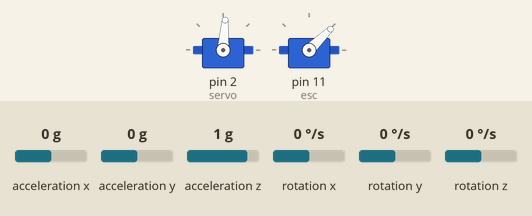
Recording of a sketch running on a simulated Arduino Uno, built with avr-gcc and run on an emulated ATmega328P. On the bench: 2 × servo. Wiring (inferred from the names in the program): MPU-6050 motion sensor at I2C address 0x68. Inputs (shaded band) come from the test bench; at power-on: acceleration x 0 g, acceleration y 0 g, acceleration z 1 g, rotation x 0 °/s, rotation y 0 °/s, rotation z 0 °/s. What the sketch prints to the serial monitor is not drawn.

Above: at 0.1 s.
At 4.6 s:
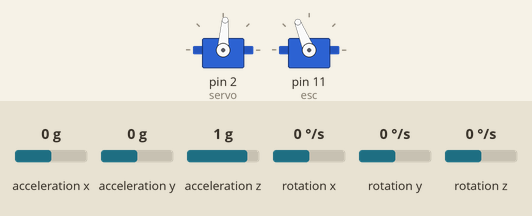
At 14.7 s:
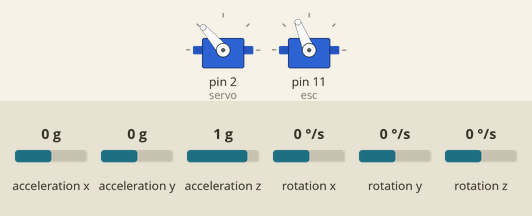
Timing chart, 0 to 16.2 s (numbered marks = the images above):
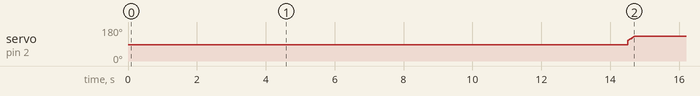

Measured:
- by itself, servo on pin 2 (servo): moves from 86° to 131° over 0.18 s

The sketch:

arduino_imu_firmware.ino
```cpp
#include <Arduino.h>
#include "imu.h"
#include <math.h>
#include <Servo.h>


Servo servo;
Servo esc;

float controle =0;
float controle_servo = 0;
float controle_anterior=0;

float theta = 0;

double rho = 0;
double drho = 0;
double dtheta = 0;

double obs_rho = 0;
double obs_theta = 0;
double obs_drho = 0;

extern double gx;


long start;

void setup()
{
  Serial.begin(115200);

  setup_imu();

  //  Serial.write("Calibrating...");
  //pinMode(13, OUTPUT);
  //digitalWrite(13, HIGH);
  //calibrate();
  //digitalWrite(13, LOW);


  // Center servo
  servo.attach(2, 550, 2550);
  servo.writeMicroseconds(1500);

  //start Esc
  esc.attach(11);
  esc.writeMicroseconds(1000);
  delay(4500); //wait for boot sequence
  esc.writeMicroseconds(1700); //spin up
  start = millis();
}


float mapfloat(float x, float in_min, float in_max, float out_min, float out_max)
{
  return (x - in_min) * (out_max - out_min) / (in_max - in_min) + out_min;
}


void atuacao()
{

  controle_servo = mapfloat(theta, -90, 90, 2000, 1000);
  controle_servo = min(max(controle_servo,800),2200);

  servo.writeMicroseconds(controle_servo);

}


void observador()
{
   double y = rho + drho;

   double dobs_rho =     1.5892*y    -0.0024 * controle   -2.1620 * obs_rho;
   double dobs_drho = - -0.5518*y  +  0.0100 * controle +  2.1037 * obs_drho;
   double dobs_theta =  16.9083*y    -0.4799 * controle  -31.5217 * obs_theta;

   obs_theta+= dobs_theta/SAMPLING_FREQ;
   obs_rho+= dobs_rho/SAMPLING_FREQ;
   obs_drho+= dobs_drho/SAMPLING_FREQ;
}


void controla()
{
  float rho1 = rho;
  rho = gx+5;
  drho = (rho - rho1)*SAMPLING_FREQ;
  dtheta = (theta+ (theta+controle))/(2*SAMPLING_FREQ);
  theta +=  dtheta;
  theta = min(90,max(-90,theta));


  controle = -34 * rho - 18 * drho + 3.1 * theta ;
  //ontrole = -44 * rho - 24 * drho + 3.7 * theta ;
  //controle = -8.9 * obs_rho - 7.7 * obs_drho + 0.78 * obs_theta ;


}


void loop(){
  imu();
  Serial.print(theta);
  Serial.print(",");
  Serial.println(obs_theta);
  //Serial.print(",");
  //Serial.print(drho);
  //Serial.print(",");
  //Serial.println(controle);

  if (millis()-start > 10000)
  {
    controla();
    observador();
    atuacao();
  }
}
```

imu.cpp
```cpp
#include "imu.h"

// global angle, gyro derived
double gSensitivity = 65.5; // for 500 deg/s, check data sheet
double gx = 0, gy = 0, gz = 0;
double gyrX = 0, gyrY = 0, gyrZ = 0;
int16_t accX = 0, accY = 0, accZ = 0;
double gyrXoffs = -97.00, gyrYoffs = 63.00, gyrZoffs = -18.00;

void setup_imu()
{
  // Initialize the 'Wire' class for the I2C-bus.
  Wire.begin();

  // PWR_MGMT_1:
  // wake up
  i2c_write_reg (MPU6050_I2C_ADDRESS, 0x6b, 0x00);

  // CONFIG:
  // Low pass filter samples, 1khz sample rate
  i2c_write_reg (MPU6050_I2C_ADDRESS, 0x1a, 0x01);

  // GYRO_CONFIG:
  // 500 deg/s, FS_SEL=1
  // This means 65.5 LSBs/deg/s
  i2c_write_reg(MPU6050_I2C_ADDRESS, 0x1b, 0x08);

  // CONFIG:
  // set sample rate
  // sample rate SAMPLING_FREQ = Gyro sample rate / (sample_div + 1)
  // 1kHz / (div + 1) = SAMPLING_FREQ
  // reg_value = 1khz/SAMPLING_FREQ - 1
  uint8_t sample_div = 1000 / SAMPLING_FREQ - 1;
  i2c_write_reg (MPU6050_I2C_ADDRESS, 0x19, sample_div);


}

void imu()
{
  int error;
  double dT;
  double ax, ay, az;
  unsigned long start_time, end_time;

  start_time = millis();

  read_sensor_data();

  // angles based on accelerometer
  ay = atan2(accX, sqrt( pow(accY, 2) + pow(accZ, 2))) * 180 / M_PI;
  ax = atan2(accY, sqrt( pow(accX, 2) + pow(accZ, 2))) * 180 / M_PI;

  // angles based on gyro (deg/s)
  gx = gx + gyrX / SAMPLING_FREQ;
  gy = gy - gyrY / SAMPLING_FREQ;
  gz = gz + gyrZ / SAMPLING_FREQ;

  // complementary filter
  // tau = DT*(A)/(1-A)
  // = 0.48sec
  gx = gx * 0.96 + ax * 0.04;
  gy = gy * 0.96 + ay * 0.04;

  // check if there is some kind of request
  // from the other side...


  end_time = millis();

  // remaining time to complete sample time
  delay(((1/SAMPLING_FREQ) * 1000) - (end_time - start_time));
  //Serial.println(end_time - start_time);
}


void calibrate(){

  int x;
  long xSum = 0, ySum = 0, zSum = 0;
  uint8_t i2cData[6];
  int num = 500;
  uint8_t error;

  for (x = 0; x < num; x++){

    error = i2c_read(MPU6050_I2C_ADDRESS, 0x43, i2cData, 6);
    if(error!=0)
    return;

    xSum += ((i2cData[0] << 8) | i2cData[1]);
    ySum += ((i2cData[2] << 8) | i2cData[3]);
    zSum += ((i2cData[4] << 8) | i2cData[5]);
  }
  gyrXoffs = xSum / num;
  gyrYoffs = ySum / num;
  gyrZoffs = zSum / num;

  Serial.println("Calibration result:");
  Serial.print(gyrXoffs);
  Serial.print(", ");
  Serial.print(gyrYoffs);
  Serial.print(", ");
  Serial.println(gyrZoffs);

}

void read_sensor_data(){
 uint8_t i2cData[14];
 uint8_t error;
 // read imu data
 error = i2c_read(MPU6050_I2C_ADDRESS, 0x3b, i2cData, 14);
 if(error!=0)
 return;

 // assemble 16 bit sensor data
 accX = ((i2cData[0] << 8) | i2cData[1]);
 accY = ((i2cData[2] << 8) | i2cData[3]);
 accZ = ((i2cData[4] << 8) | i2cData[5]);

 gyrX = (((i2cData[8] << 8) | i2cData[9]) - gyrXoffs) / gSensitivity;
 gyrY = (((i2cData[10] << 8) | i2cData[11]) - gyrYoffs) / gSensitivity;
 gyrZ = (((i2cData[12] << 8) | i2cData[13]) - gyrZoffs) / gSensitivity;

}

// ---- I2C routines

int i2c_read(int addr, int start, uint8_t *buffer, int size)
{
  int i, n, error;

  Wire.beginTransmission(addr);
  n = Wire.write(start);
  if (n != 1)
  return (-10);

  n = Wire.endTransmission(false);    // hold the I2C-bus
  if (n != 0)
  return (n);

  // Third parameter is true: relase I2C-bus after data is read.
  Wire.requestFrom(addr, size, true);
  i = 0;
  while(Wire.available() && i<size)
  {
    buffer[i++]=Wire.read();
  }
  if ( i != size)
  return (-11);

  return (0);  // return : no error
}


int i2c_write(int addr, int start, const uint8_t *pData, int size)
{
  int n, error;

  Wire.beginTransmission(addr);
  n = Wire.write(start);        // write the start address
  if (n != 1)
  return (-20);

  n = Wire.write(pData, size);  // write data bytes
  if (n != size)
  return (-21);

  error = Wire.endTransmission(true); // release the I2C-bus
  if (error != 0)
  return (error);

  return (0);         // return : no error
}


int i2c_write_reg(int addr, int reg, uint8_t data)
{
  int error;

  error = i2c_write(addr, reg, &data, 1);
  return (error);
}
```

imu.h
```cpp
#pragma once

#include <Arduino.h>
#include <Wire.h>


#define MPU6050_I2C_ADDRESS 0x68
#define SAMPLING_FREQ  100.0 // sample SAMPLING_FREQ in Hz


void setup_imu();

void imu();

void calibrate();

void read_sensor_data();

int i2c_read(int addr, int start, uint8_t *buffer, int size);

int i2c_write(int addr, int start, const uint8_t *pData, int size);

int i2c_write_reg(int addr, int reg, uint8_t data);
```
